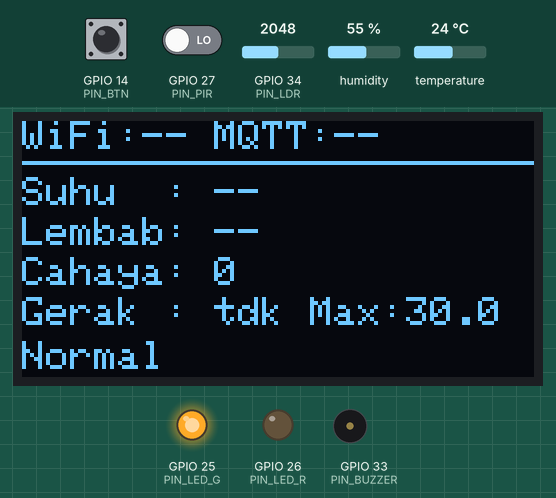
Simulated run of this sketch. Board: ESP32. Shown: 128×64 one-colour display, output pins drawn as LEDs (lit = HIGH), buzzer (waves = sounding). The inputs (shaded band) are chosen by the test bench; at power-on: temperature 24 °C, GPIO 14 (PIN_BTN) HIGH, GPIO 27 (PIN_PIR) LOW, GPIO 34 (PIN_LDR) = 2048, humidity 55 %. WiFi joins after 1.5 s; servers stay silent unless stated; the local clock reads 2024-03-15 10:24:30 at power-on unless the sketch sets it; no MQTT or app messages arrive unless stated; not simulated (calls return 0 or success): secrets.h; names the files do not define were given values by the test bench: MQTT_PORT = 1883; what the sketch prints to the serial monitor is not drawn.

Above: at 1.2 s.
1.3 s: temperature set to 29.4 °C
At 5.8 s:
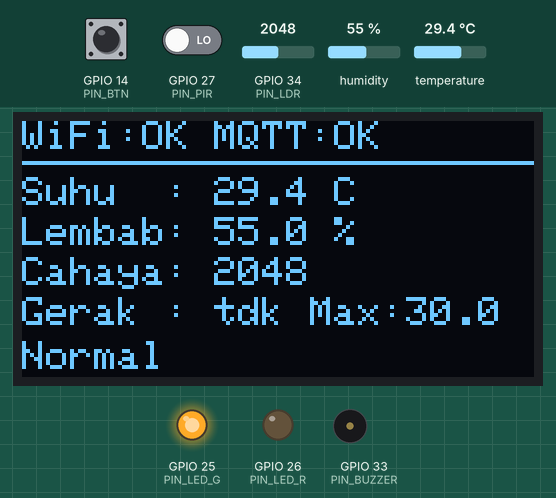
6.5 s: temperature set to 30.6 °C
At 11.2 s:
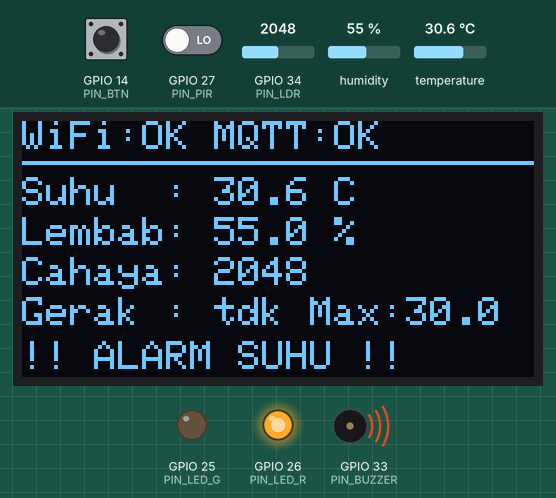
11.5 s: GPIO 14 (PIN_BTN) pulled LOW for 0.15 s
At 13.0 s:
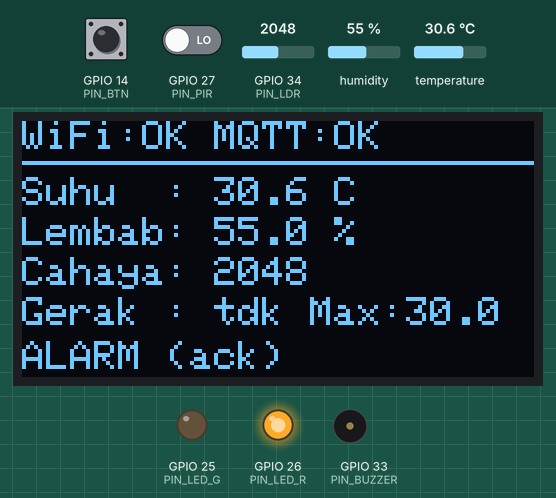
13.5 s: GPIO 27 (PIN_PIR) driven HIGH
At 15.8 s:
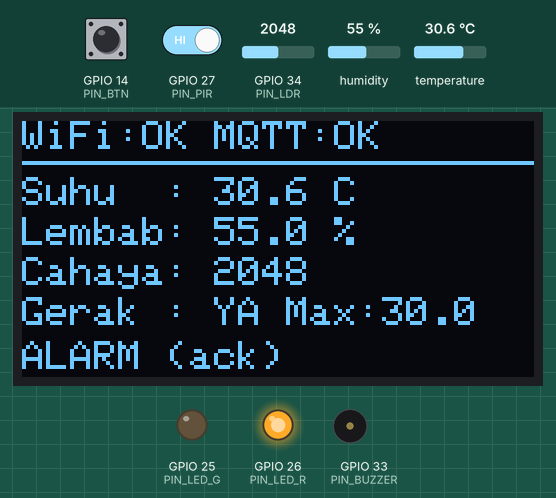
16.5 s: temperature set to 30 °C
21.5 s: temperature set to 28.6 °C
At 26.2 s:
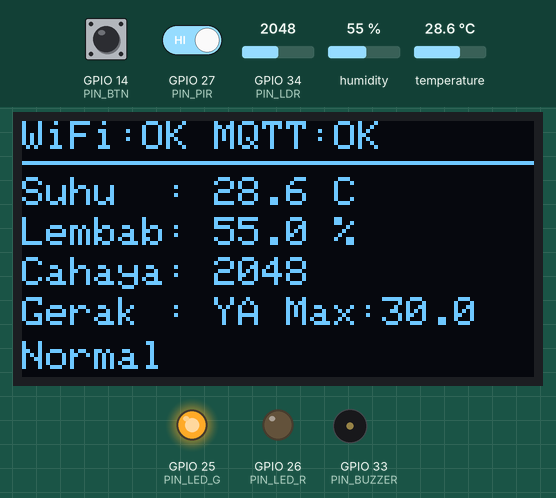
Timing chart, 0 to 27.5 s (numbered marks = the images above; inputs shaded):
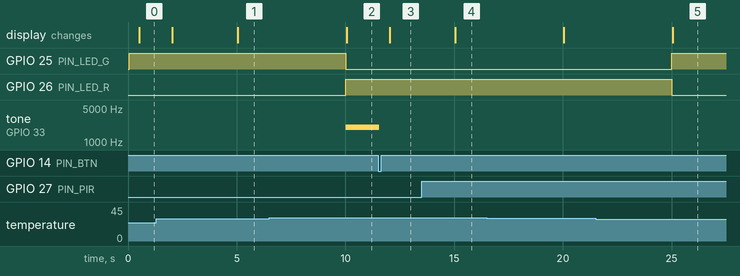

Measured:
- the behaviour switches between 30 and 30.1 °C on temperature (found by bisection; images 1 and 2)
- the behaviour switches between 29.5 and 29.4 °C on temperature (found by bisection; images 4 and 5)
- after the input at 6.5 s, GPIO 25 (PIN_LED_G): HIGH → LOW after 3.5 s; GPIO 26 (PIN_LED_R): LOW → HIGH after 3.5 s; tone on GPIO 33 (PIN_BUZZER): silent → 2000 Hz after 3.5 s; the display: changes after 3.6 s (image 2)
- after the input at 11.5 s, tone on GPIO 33 (PIN_BUZZER): 2000 Hz → silent after 0.05 s; the display: changes after 0.53 s (image 3)
- after the input at 13.5 s, the display: changes after 1.5 s (image 4)
- after the input at 21.5 s, GPIO 25 (PIN_LED_G): LOW → HIGH after 3.5 s; GPIO 26 (PIN_LED_R): HIGH → LOW after 3.5 s; the display: changes after 3.6 s (image 5)

The sketch:

smartroom.ino
```cpp
#include <Arduino.h>
#include "config.h"
#include "sensor.h"
#include "alarm.h"
#include "display.h"
#include "net.h"

namespace {
  SensorData sensorData;
  unsigned long lastRead = 0;
  unsigned long lastRender = 0;
}

void setup() {
  Serial.begin(115200);

  sensorBegin();
  displayBegin();
  displayBoot("Menghubungkan...");

  // netBegin menerima callback untuk perintah threshold dari MQTT.
  netBegin(alarmSetThreshold);

  // alarmBegin menerima callback untuk mengirim event ke MQTT.
  alarmBegin(netPublishEvent);
}

void loop() {
  const unsigned long now = millis();

  netLoop();
  alarmPollButton();

  if (now - lastRead >= READ_INTERVAL_MS) {
    lastRead = now;

    sensorRead(sensorData);
    alarmUpdate(sensorData.tempC);

    const bool published = netPublishTelemetry(sensorData, alarmIsOn());
    Serial.printf("[MQTT] Telemetry %s\n", published ? "terkirim" : "gagal/belum terhubung");

    lastRender = 0; // OLED memperbarui data terbaru.
  }

  if (now - lastRender >= RENDER_INTERVAL_MS) {
    lastRender = now;

    displayRender(sensorData,
                  alarmGetThreshold(),
                  alarmIsOn(),
                  alarmIsOn() && alarmIsSilenced(),
                  netWifiConnected(),
                  netMqttConnected());
  }
}
```

alarm.cpp
```cpp
#include "alarm.h"
#include "config.h"

namespace {
  float threshold = DEFAULT_THRESHOLD;
  float lastTemp = NAN;
  bool alarmOn = false;
  bool silenced = false;

  int btnStable = HIGH;
  int btnLastRead = HIGH;
  unsigned long btnLastChange = 0;

  AlarmEventCallback eventCallback = nullptr;

  void emitEvent(const char* event, float tempC) {
    if (eventCallback) eventCallback(event, tempC, threshold);
  }

  void buzzerInit() {
  #if ESP_ARDUINO_VERSION_MAJOR >= 3
    ledcAttach(PIN_BUZZER, BUZZER_FREQ, 8);
  #else
    ledcSetup(BUZZER_CH, BUZZER_FREQ, 8);
    ledcAttachPin(PIN_BUZZER, BUZZER_CH);
  #endif
  }

  void buzzerSet(bool on) {
    const uint32_t duty = on ? 128 : 0;
  #if ESP_ARDUINO_VERSION_MAJOR >= 3
    ledcWrite(PIN_BUZZER, duty);
  #else
    ledcWrite(BUZZER_CH, duty);
  #endif
  }

  void applyOutputs() {
    digitalWrite(PIN_LED_R, alarmOn ? HIGH : LOW);
    digitalWrite(PIN_LED_G, alarmOn ? LOW : HIGH);
    buzzerSet(alarmOn && !silenced);
  }
}

void alarmBegin(AlarmEventCallback callback) {
  eventCallback = callback;

  pinMode(PIN_LED_G, OUTPUT);
  pinMode(PIN_LED_R, OUTPUT);
  pinMode(PIN_BTN, INPUT_PULLUP);

  buzzerInit();
  applyOutputs();
}

void alarmUpdate(float tempC) {
  if (isnan(tempC)) return;

  lastTemp = tempC;

  if (!alarmOn && tempC > threshold) {
    alarmOn = true;
    silenced = false;
    Serial.println("[ALARM] Aktif");
    emitEvent("alarm_on", tempC);
  } else if (alarmOn && tempC < threshold - ALARM_HYSTERESIS) {
    alarmOn = false;
    silenced = false;
    Serial.println("[ALARM] Normal");
    emitEvent("alarm_off", tempC);
  }

  applyOutputs();
}

void alarmSetThreshold(float value) {
  threshold = value;
  emitEvent("threshold_changed", lastTemp);

  if (!isnan(lastTemp)) {
    const bool shouldAlarm = lastTemp > threshold;

    if (!shouldAlarm) silenced = false;

    if (shouldAlarm != alarmOn) {
      emitEvent(shouldAlarm ? "alarm_on" : "alarm_off", lastTemp);
    }

    alarmOn = shouldAlarm;
  }

  applyOutputs();
}

void alarmPollButton() {
  const int reading = digitalRead(PIN_BTN);

  if (reading != btnLastRead) {
    btnLastChange = millis();
    btnLastRead = reading;
  }

  if (millis() - btnLastChange > DEBOUNCE_MS && reading != btnStable) {
    btnStable = reading;

    if (btnStable == LOW && alarmOn && !silenced) {
      silenced = true;
      applyOutputs();
      Serial.println("[ALARM] Di-acknowledge");
      emitEvent("alarm_ack", lastTemp);
    }
  }
}

float alarmGetThreshold() { return threshold; }
float alarmGetLastTemperature() { return lastTemp; }
bool alarmIsOn() { return alarmOn; }
bool alarmIsSilenced() { return silenced; }
```

alarm.h
```cpp
#pragma once
#include <Arduino.h>

using AlarmEventCallback = void (*)(const char* event, float tempC, float threshold);

void alarmBegin(AlarmEventCallback eventCallback);
void alarmUpdate(float tempC);
void alarmSetThreshold(float value);
void alarmPollButton();

float alarmGetThreshold();
float alarmGetLastTemperature();
bool alarmIsOn();
bool alarmIsSilenced();
```

display.cpp
```cpp
#include "display.h"
#include "config.h"
#include <Wire.h>
#include <Adafruit_GFX.h>
#include <Adafruit_SSD1306.h>

namespace {
  Adafruit_SSD1306 oled(OLED_W, OLED_H, &Wire, -1);
  bool oledOk = false;
}

bool displayBegin() {
  Wire.begin(); // SDA 21, SCL 22
  oledOk = oled.begin(SSD1306_SWITCHCAPVCC, OLED_ADDR);

  if (!oledOk) {
    Serial.println("[OLED] Tidak ditemukan, lanjut tanpa layar");
    return false;
  }

  Wire.setClock(400000);
  oled.clearDisplay();
  oled.setTextSize(1);
  oled.setTextColor(SSD1306_WHITE);
  return true;
}

void displayBoot(const char* message) {
  if (!oledOk) return;

  oled.clearDisplay();
  oled.setCursor(0, 0);
  oled.println("Smart Room Monitor");
  oled.println(message);
  oled.display();
}

void displayRender(const SensorData& data, float threshold, bool alarm,
                   bool acknowledged, bool wifiConnected, bool mqttConnected) {
  if (!oledOk) return;

  oled.clearDisplay();
  oled.setTextSize(1);
  oled.setTextColor(SSD1306_WHITE);

  oled.setCursor(0, 0);
  oled.printf("WiFi:%s MQTT:%s",
              wifiConnected ? "OK" : "--",
              mqttConnected ? "OK" : "--");
  oled.drawLine(0, 10, OLED_W, 10, SSD1306_WHITE);

  oled.setCursor(0, 14);
  if (isnan(data.tempC)) oled.print("Suhu  : --");
  else oled.printf("Suhu  : %.1f C", data.tempC);

  oled.setCursor(0, 24);
  if (isnan(data.humidity)) oled.print("Lembab: --");
  else oled.printf("Lembab: %.1f %%", data.humidity);

  oled.setCursor(0, 34);
  oled.printf("Cahaya: %d", data.lightRaw);

  oled.setCursor(0, 44);
  oled.printf("Gerak : %s Max:%.1f",
              data.motion ? "YA" : "tdk", threshold);

  oled.setCursor(0, 55);
  if (data.failCount >= SENSOR_FAIL_LIMIT) oled.print("!! SENSOR ERROR !!");
  else if (alarm) oled.print(acknowledged ? "ALARM (ack)" : "!! ALARM SUHU !!");
  else oled.print("Normal");

  oled.display();
}
```

display.h
```cpp
#pragma once
#include <Arduino.h>
#include "sensor.h"

bool displayBegin();
void displayBoot(const char* message);
void displayRender(const SensorData& data, float threshold, bool alarm,
                   bool acknowledged, bool wifiConnected, bool mqttConnected);
```

net.cpp
```cpp
#include "net.h"
#include "config.h"

#include <WiFi.h>
#include <PubSubClient.h>
#include <ArduinoJson.h>
#include <time.h>

namespace {
  WiFiClient wifiClient;
  PubSubClient mqtt(wifiClient);

  String deviceId;
  String topicTelemetry;
  String topicStatus;
  String topicCommand;
  String topicEvent;

  unsigned long lastWifiAttempt = 0;
  unsigned long lastMqttAttempt = 0;
  bool mqttTried = false;

  ThresholdCommandCallback thresholdCallback = nullptr;

  String sanitizeId(const char* raw) {
    String result(raw);
    for (size_t i = 0; i < result.length(); i++) {
      const char c = result[i];
      if (c == '#' || c == '+' || c == '/' || c == ' ') {
        result.setCharAt(i, '-');
      }
    }
    return result;
  }

  String nowString() {
    const time_t now = time(nullptr);
    if (now < 1700000000) return String("");

    struct tm timeInfo;
    localtime_r(&now, &timeInfo);

    char buffer[24];
    strftime(buffer, sizeof(buffer), "%Y-%m-%d %H:%M:%S", &timeInfo);
    return String(buffer);
  }

  void onMessage(char* topic, byte* payload, unsigned int length) {
    StaticJsonDocument<128> doc;
    const DeserializationError error = deserializeJson(doc, payload, length);

    if (error) {
      Serial.printf("[MQTT] JSON error: %s\n", error.c_str());
      return;
    }

    if (!(doc["threshold"].is<float>() || doc["threshold"].is<int>())) {
      Serial.println("[MQTT] Perintah tanpa field 'threshold', diabaikan");
      return;
    }

    const float value = doc["threshold"].as<float>();
    if (value <= -40.0f || value >= 80.0f) {
      Serial.println("[MQTT] Threshold di luar rentang, diabaikan");
      return;
    }

    Serial.printf("[MQTT] threshold -> %.1f\n", value);
    if (thresholdCallback) thresholdCallback(value);
  }

  void mqttConnect() {
    const String clientId =
        deviceId + "-" + String((uint32_t)ESP.getEfuseMac(), HEX);

    Serial.printf("[MQTT] Connecting as %s...\n", clientId.c_str());

    bool connected = false;

  #ifdef MQTT_USER
    connected = mqtt.connect(clientId.c_str(), MQTT_USER, MQTT_PASS_MQTT,
                             topicStatus.c_str(), 1, true, "offline");
  #else
    connected = mqtt.connect(clientId.c_str(), nullptr, nullptr,
                             topicStatus.c_str(), 1, true, "offline");
  #endif

    if (connected) {
      Serial.println("[MQTT] Connected");
      mqtt.publish(topicStatus.c_str(), "online", true);
      mqtt.subscribe(topicCommand.c_str(), 1);
    } else {
      Serial.printf("[MQTT] Gagal, rc=%d\n", mqtt.state());
    }
  }
}

void netBegin(ThresholdCommandCallback commandCallback) {
  thresholdCallback = commandCallback;

  deviceId = sanitizeId(DEVICE_ID);
  topicTelemetry = "smartroom/" + deviceId + "/telemetry";
  topicStatus    = "smartroom/" + deviceId + "/status";
  topicCommand   = "smartroom/" + deviceId + "/command";
  topicEvent     = "smartroom/" + deviceId + "/event";

  Serial.printf("[MQTT] Topik telemetri: %s\n", topicTelemetry.c_str());

  WiFi.persistent(false);
  WiFi.mode(WIFI_STA);
  WiFi.setAutoReconnect(true);
  WiFi.begin(WIFI_SSID, WIFI_PASS);
  lastWifiAttempt = millis();

  Serial.printf("[WiFi] Menghubungkan ke %s...\n", WIFI_SSID);

  configTime(GMT_OFFSET_S, 0, "pool.ntp.org", "time.google.com");

  mqtt.setServer(MQTT_HOST, MQTT_PORT);
  mqtt.setCallback(onMessage);
  mqtt.setBufferSize(512);
  mqtt.setKeepAlive(30);
  mqtt.setSocketTimeout(3);
}

void netLoop() {
  const unsigned long now = millis();

  if (WiFi.status() != WL_CONNECTED) {
    mqttTried = false;

    if (now - lastWifiAttempt >= WIFI_RETRY_MS) {
      lastWifiAttempt = now;
      Serial.println("[WiFi] Belum terhubung, mencoba lagi...");
      WiFi.disconnect();
      WiFi.begin(WIFI_SSID, WIFI_PASS);
    }
    return;
  }

  if (!mqtt.connected()) {
    if (!mqttTried || now - lastMqttAttempt >= MQTT_RETRY_MS) {
      mqttTried = true;
      lastMqttAttempt = now;
      mqttConnect();
    }
    return;
  }

  mqtt.loop();
}

void netPublishEvent(const char* event, float tempC, float threshold) {
  StaticJsonDocument<256> doc;
  doc["event"] = event;

  const String timestamp = nowString();
  if (timestamp.length()) doc["time"] = timestamp;
  else doc["time"] = nullptr;

  doc["uptime_s"] = millis() / 1000;

  if (isnan(tempC)) doc["temp_c"] = nullptr;
  else doc["temp_c"] = round(tempC * 10) / 10.0;

  doc["threshold"] = round(threshold * 10) / 10.0;

  char buffer[256];
  const size_t length = serializeJson(doc, buffer, sizeof(buffer));

  Serial.printf("[EVENT] %s\n", buffer);

  if (mqtt.connected()) {
    mqtt.publish(topicEvent.c_str(),
                 reinterpret_cast<const uint8_t*>(buffer), length, false);
  }
}

bool netPublishTelemetry(const SensorData& data, bool alarm) {
  StaticJsonDocument<384> doc;

  doc["device_id"] = deviceId;
  if (isnan(data.tempC)) doc["temp_c"] = nullptr;
  else doc["temp_c"] = round(data.tempC * 10) / 10.0;

  if (isnan(data.humidity)) doc["humidity"] = nullptr;
  else doc["humidity"] = round(data.humidity * 10) / 10.0;

  doc["light_raw"] = data.lightRaw;
  doc["motion"] = data.motion;
  doc["alarm"] = alarm;
  doc["uptime_s"] = millis() / 1000;
  doc["sensor_ok"] = data.ok;

  const String timestamp = nowString();
  if (timestamp.length()) doc["time"] = timestamp;
  else doc["time"] = nullptr;

  char buffer[384];
  const size_t length = serializeJson(doc, buffer, sizeof(buffer));

  Serial.printf("[MQTT] Payload: %s\n", buffer);

  if (!mqtt.connected()) return false;

  return mqtt.publish(topicTelemetry.c_str(),
                      reinterpret_cast<const uint8_t*>(buffer), length, false);
}

bool netWifiConnected() { return WiFi.status() == WL_CONNECTED; }
bool netMqttConnected() { return mqtt.connected(); }
```

net.h
```cpp
#pragma once
#include <Arduino.h>
#include "sensor.h"

using ThresholdCommandCallback = void (*)(float value);

void netBegin(ThresholdCommandCallback commandCallback);
void netLoop();
bool netPublishTelemetry(const SensorData& data, bool alarm);
void netPublishEvent(const char* event, float tempC, float threshold);
bool netWifiConnected();
bool netMqttConnected();
```

sensor.cpp
```cpp
#include "sensor.h"
#include "config.h"
#include <DHT.h>

namespace {
  DHT dht(PIN_DHT, DHT22);
}

void sensorBegin() {
  pinMode(PIN_PIR, INPUT);
  pinMode(PIN_LDR, INPUT);
  dht.begin();
}

void sensorRead(SensorData& data) {
  const float temp = dht.readTemperature();
  const float humidity = dht.readHumidity();

  const bool valid =
      !isnan(temp) && !isnan(humidity) &&
      temp > -40.0f && temp < 80.0f &&
      humidity >= 0.0f && humidity <= 100.0f;

  if (valid) {
    data.tempC = temp;
    data.humidity = humidity;
    data.ok = true;
    data.failCount = 0;
  } else {
    data.ok = false;
    if (data.failCount < 255) data.failCount++;

    Serial.printf("[SENSOR] DHT gagal dibaca (%u kali beruntun)\n",
                  data.failCount);

    if (data.failCount >= SENSOR_FAIL_LIMIT) {
      data.tempC = NAN;
      data.humidity = NAN;
    }
  }

  data.lightRaw = analogRead(PIN_LDR);
  data.motion = digitalRead(PIN_PIR);
}
```

sensor.h
```cpp
#pragma once
#include <Arduino.h>

struct SensorData {
  float tempC = NAN;
  float humidity = NAN;
  int lightRaw = 0;
  bool motion = false;
  bool ok = false;
  uint8_t failCount = 0;
};

void sensorBegin();
void sensorRead(SensorData& data);
```

config.h
```cpp
#pragma once

// Kredensial: buat secrets.h untuk konfigurasi pribadi.
// Jika file belum ada, konfigurasi default Wokwi akan digunakan.
#include "secrets.h"

// Jika broker memerlukan autentikasi, definisikan MQTT_USER dan MQTT_PASS_
// di secrets.h. Jika tidak, biarkan keduanya tidak didefinisikan.

#define PIN_DHT       4
#define PIN_LDR       34
#define PIN_PIR       27
#define PIN_LED_G     25
#define PIN_LED_R     26
#define PIN_BUZZER    33
#define PIN_BTN       14

#define OLED_W        128
#define OLED_H        64
#define OLED_ADDR     0x3C

constexpr unsigned long READ_INTERVAL_MS   = 5000;
constexpr unsigned long RENDER_INTERVAL_MS = 500;
constexpr unsigned long DEBOUNCE_MS        = 50;
constexpr unsigned long WIFI_RETRY_MS      = 10000;
constexpr unsigned long MQTT_RETRY_MS      = 5000;

constexpr float DEFAULT_THRESHOLD = 30.0f;
constexpr float ALARM_HYSTERESIS  = 0.5f;
constexpr uint8_t SENSOR_FAIL_LIMIT = 3;

constexpr int BUZZER_FREQ = 2000;
constexpr int BUZZER_CH   = 0;
constexpr long GMT_OFFSET_S = 7 * 3600; // WIB
```
